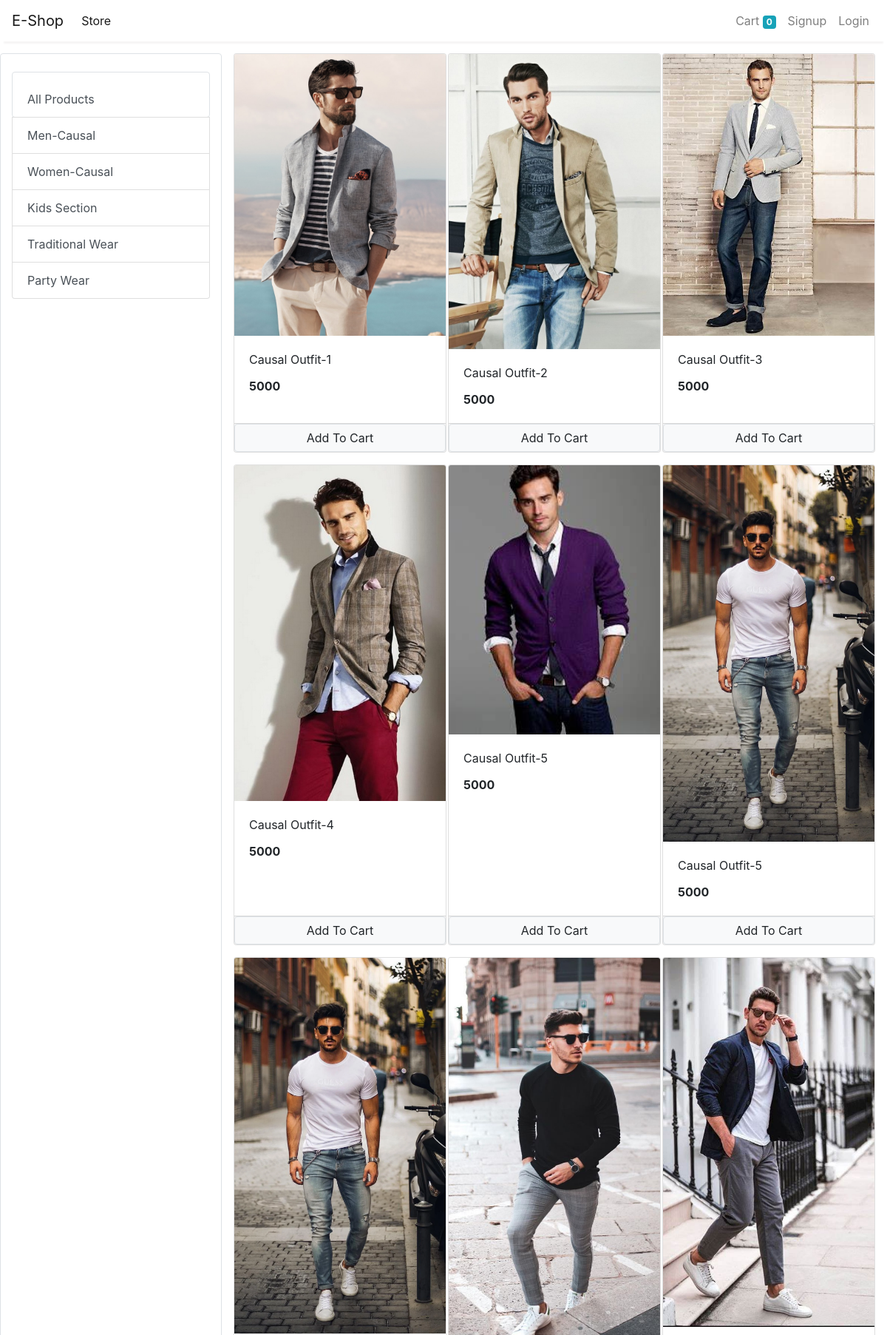
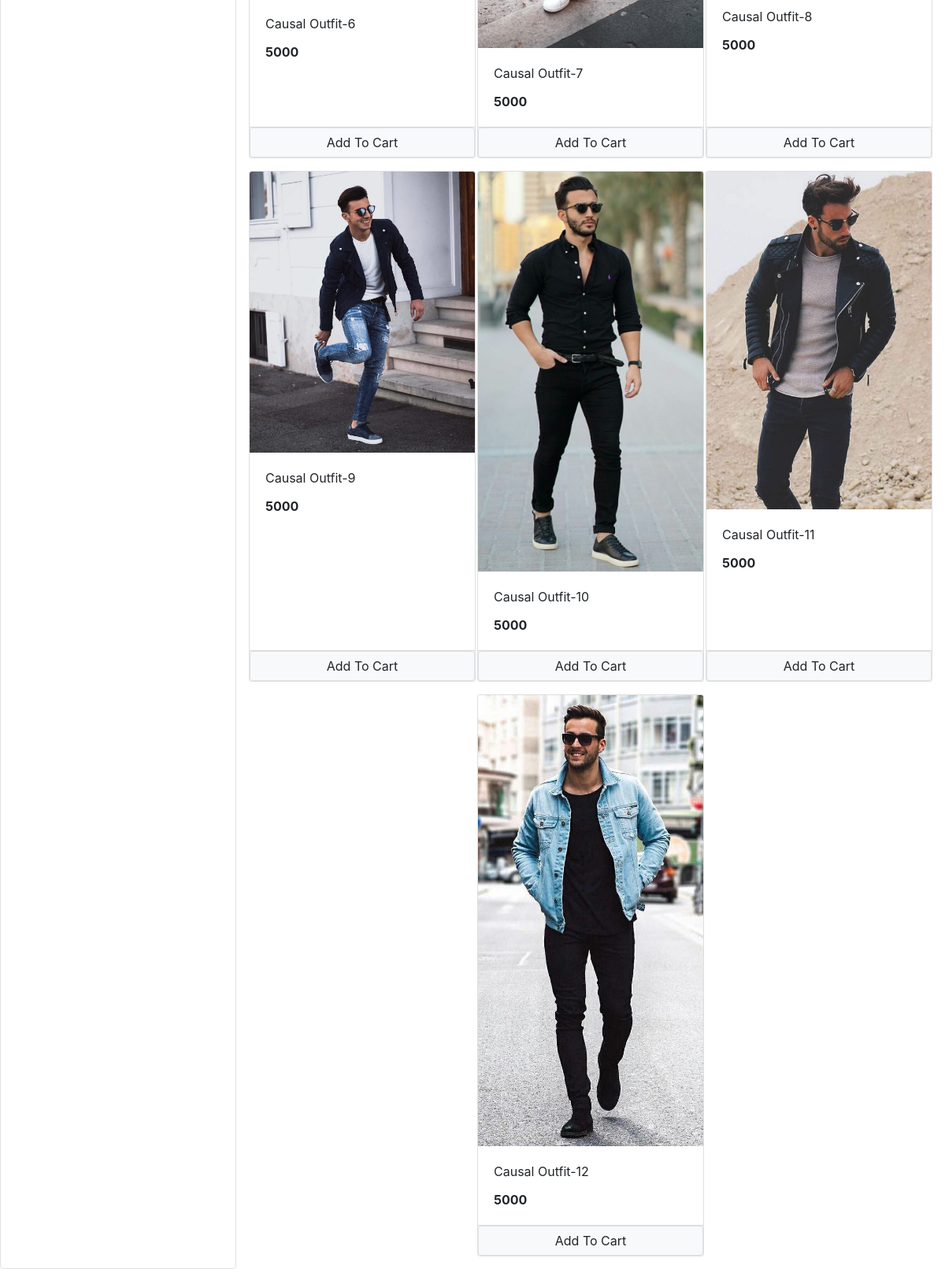
Screenshot of /store?category=3 with the database file from the repository (2 pictures, top to bottom).
### store/models/category.py (models this page shows, shortened)
class Category(models.Model):
    name = models.CharField(max_length=20)
    @staticmethod
    def get_all_categories():
        return Category.objects.all()

### store/models/product.py (models this page shows, shortened)
class Product(models.Model):
    name = models.CharField(max_length=50)
    price = models.IntegerField(default=0)
    category = models.ForeignKey(Category, on_delete=models.CASCADE, default=1)
    description = models.CharField(max_length=200, default='' , null=True , blank=True)
    image = models.ImageField(upload_to='uploads/products/')
    @staticmethod
    def get_all_products_by_categoryid(category_id):
        if category_id:
            return Product.objects.filter(category = category_id)
        else:
            return Product.get_all_products();

### store/views/home.py (the view)
# urls.py: path('' , include('store.urls'))
def store(request):
    cart = request.session.get('cart')
    if not cart:
        request.session['cart'] = {}
    products = None
    categories = Category.get_all_categories()
    categoryID = request.GET.get('category')
    if categoryID:
        products = Product.get_all_products_by_categoryid(categoryID)
    else:
        products = Product.get_all_products();
    data = {}
    data['products'] = products
    data['categories'] = categories
    print('you are : ', request.session.get('email'))
    return render(request, 'index.html', data)

### store/templatetags/cart.py (called while the page is built)
@register.filter(name='is_in_cart')
def is_in_cart(product , cart):
    keys = cart.keys()
    for id in keys:
        if int(id) == product.id:
            return True
    return False;

### store/templates/index.html (shortened to what this page needs)
 {% extends 'base.html' %}
 {% block content %}
 {% load cart %}
 <div class="container-fluid mt-3">
  <div class="row">
    <div class="col-lg-3 mx-auto border rounded pt-4">
      <div class="list-group">
        <a href="/" class="list-group-item list-group-item-action border rounded pt-4">All Products</a>
        {% for category in categories %}
        <a href="/?category={{category.id}}"
        class="list-group-item list-group-item-action">{{category.name}}</a>
          {% endfor %}
      </div>
    </div>
    <div id='products' class="col-lg-9 mx-auto">
      <div class="row mx-auto" >
        {% for product in products %}
         <div class="card mx-auto mb-3" id="{{product.id}}"  style="width: 18rem;">
          <img class="card-img-top" src="{{product.image.url}}" alt="Card image cap">
          <div class="card-body">
            <p class="card-title">{{product.name}}</p>
            <p class="card-text"><b>{{product.price}}</b></p>
            </div>
            <div class="card-footer p-0 no-gutters">
              {%if product|is_in_cart:request.session.cart %}
              <div class="row no-gutters">
                <form action="/#{{product.id}}"  method="post" class="col-2 ">
                  {% csrf_token %}
                  <input hidden type="text" name='product' value='{{product.id}}'>
                  <input hidden type="text" name='remove' value='True'>
                  <input type="submit" value=" - " class="btn btn-block btn-light border-right">
                </form>
                <div class="text-center col">{{product|cart_quantity:request.session.cart}} in Cart</div>
                <form action="/#{{product.id}}" class="col-2" method="post"   >
                  {% csrf_token %}
                  <input hidden type="text" name='product' value='{{product.id}}'>
                  <input type="submit" value=" + " class="btn btn-block btn-light border-left">
                </form>
              </div>
           {% else %}
          <form action="/#{{product.id}}" method="POST" class="btn-block">
            <input  type="submit"class="float-right btn-block btn btn-light border form-control"  value="Add To Cart">
      </form>
      {% endif %}
        </div>
          </div>
      {% endfor %}
    </div>
    </div>
  </div>
</div>
 {% endblock %}

### rows the page displays
Category: name "Men-Causal"
Category: name "Women-Causal"
Category: name "Kids Section"
Category: name "Traditional Wear"
Category: name "Party Wear"
Product: image (picture), name "Causal Outfit-1", price "5000"
Product: image (picture), name "Causal Outfit-2", price "5000"
Product: image (picture), name "Causal Outfit-3", price "5000"
Product: image (picture), name "Causal Outfit-4", price "5000"
Product: image (picture), name "Causal Outfit-5", price "5000"
Product: image (picture), name "Causal Outfit-5", price "5000"
Product: image (picture), name "Causal Outfit-6", price "5000"
Product: image (picture), name "Causal Outfit-7", price "5000"
Product: image (picture), name "Causal Outfit-8", price "5000"
Product: image (picture), name "Causal Outfit-9", price "5000"
Product: image (picture), name "Causal Outfit-10", price "5000"
Product: image (picture), name "Causal Outfit-11", price "5000"
Product: image (picture), name "Causal Outfit-12", price "5000"

### other values shown
{{ request.session.cart.keys|length }} "0"
